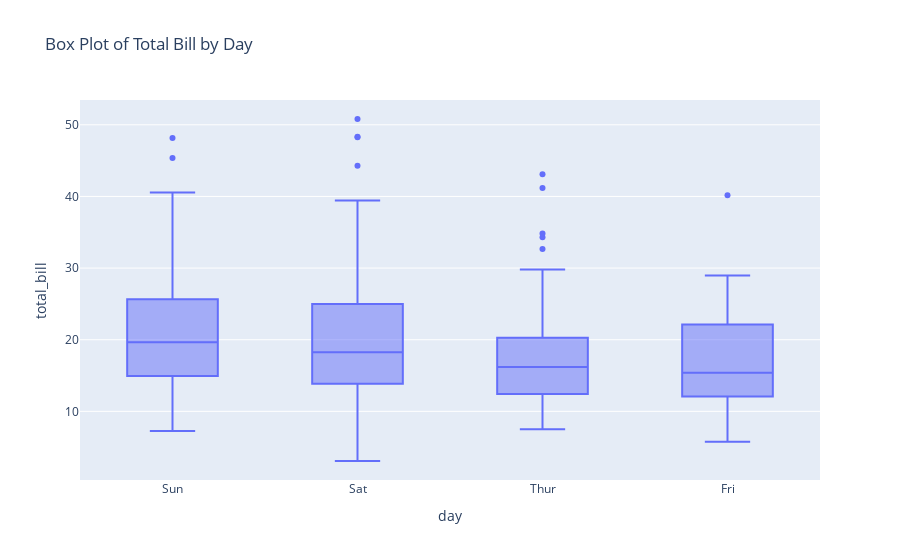

Write notebook code for a chart like this one.
### Code cell
import plotly.express as px

# Load the tips dataset from Plotly Express
tips_data = px.data.tips()

# Create a box plot using Plotly Express
fig = px.box(tips_data, x='day', y='total_bill', title='Box Plot of Total Bill by Day')

# Show the plot
fig.show()

### Figure 1 — Plotly figure (JSON) as saved in the notebook; plotly's stock layout.template omitted (floating-point values rounded to 4 significant figures; data arrays with more than 128 entries replaced by an {"elided": "..."} marker saying what was removed)
{"data": [{"alignmentgroup": "True", "hovertemplate": "day=%{x}<br>total_bill=%{y}<extra></extra>", "legendgroup": "", "marker": {"color": "#636efa"}, "name": "", "notched": false, "offsetgroup": "", "orientation": "v", "showlegend": false, "type": "box", "x": {"elided": "244 str values"}, "x0": " ", "xaxis": "x", "y": {"elided": "244 float values"}, "y0": " ", "yaxis": "y"}], "layout": {"autosize": true, "boxmode": "group", "legend": {"tracegroupgap": 0}, "title": {"text": "Box Plot of Total Bill by Day"}, "xaxis": {"anchor": "y", "autorange": true, "domain": [0, 1], "range": [-0.5, 3.5], "title": {"text": "day"}, "type": "category"}, "yaxis": {"anchor": "x", "autorange": true, "domain": [0, 1], "range": [0.4178, 53.46], "title": {"text": "total_bill"}, "type": "linear"}}}
